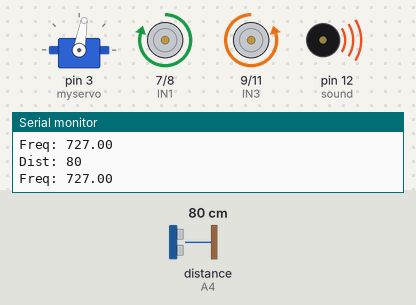
This sketch was run on a simulated Arduino Uno, built with avr-gcc and run on an emulated ATmega328P. Shown: servo, motor-driver pin pairs drawn as motors (green arrow = first pin HIGH = forward, orange = second pin HIGH = backward, longer = more drive, scaled by the enable pin), buzzer (waves = sounding), the last lines printed to the serial monitor. Wiring (inferred from the names in the program): ultrasonic range finder: trigger A5; echo A4. The inputs (shaded band) are chosen by the test bench; at power-on: distance to the obstacle (sensor on A4) 80 cm. The echo pulse lasts 58.3 µs per cm.

Above: at 1.11 s.
1.5 s: distance to the obstacle (sensor on A4) set to 44 cm
At 1.87 s:
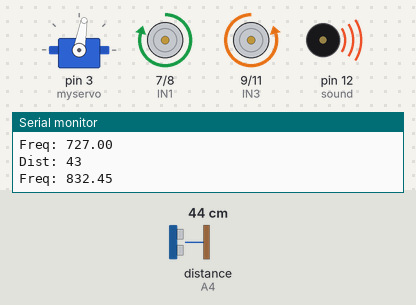
4.5 s: distance to the obstacle (sensor on A4) set to 39 cm
6.0 s: distance to the obstacle (sensor on A4) set to 33 cm
At 7.1 s:
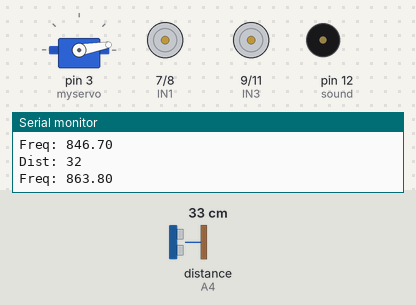
9.0 s: distance to the obstacle (sensor on A4) set to 2 cm
At 11.97 s:
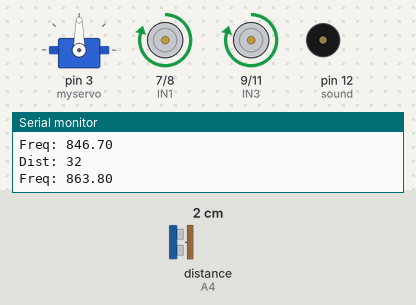
12.0 s: distance to the obstacle (sensor on A4) set to 60 cm
At 12.43 s:
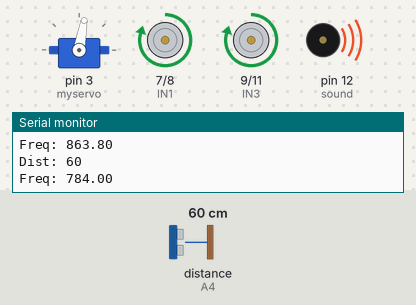
15.0 s: distance to the obstacle (sensor on A4) set to 4 cm
At 19.4 s:
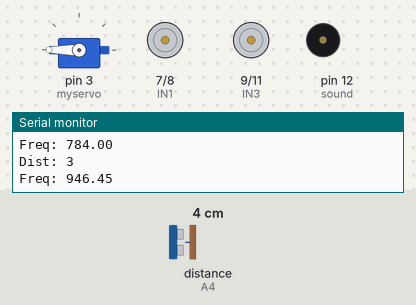
Timing chart, 0 to 22.4 s (numbered marks = the images above; inputs shaded):
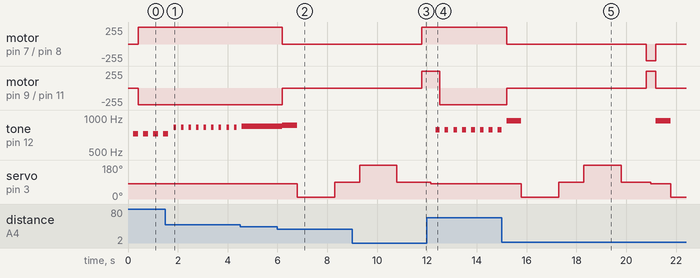

Measured:
- the behaviour switches between 37 and 36 cm on distance to the obstacle (sensor on A4) (found by bisection; images 1 and 2)
- after the input at 1.5 s, tone on pin 12 (sound): alternates 832 Hz for 0.10 s and silent for 0.20 s, starting after 0.33 s
- after the input at 6.0 s, motor on pin 7 (IN1) / pin 8 (IN2): forward 250/255 → stopped after 0.19 s; motor on pin 9 (IN3) / pin 11 (IN4): backward 250/255 → stopped after 0.19 s; tone on pin 12 (sound): 846 Hz → 863 Hz after 0.19 s, → silent 0.60 s later; servo on pin 3 (myservo): 80° → 10° after 0.79 s, → 90° 1.5 s later
- after the input at 9.0 s, motor on pin 7 (IN1) / pin 8 (IN2): stopped → forward 250/255 after 2.8 s
- after the input at 12.0 s, motor on pin 7 (IN1) / pin 8 (IN2): stays forward 250/255 (without the input it goes to stopped after 0.36 s); motor on pin 9 (IN3) / pin 11 (IN4): forward 250/255 → backward 250/255 after 0.51 s; servo on pin 3 (myservo): goes on until 12.2 s, then stays 80°
- after the input at 15.0 s, motor on pin 7 (IN1) / pin 8 (IN2): forward 250/255 → stopped after 0.20 s, → backward 250/255 5.6 s later, → stopped 0.38 s later; motor on pin 9 (IN3) / pin 11 (IN4): backward 250/255 → stopped after 0.20 s, → forward 250/255 5.6 s later, → stopped 0.38 s later
- by itself, tone on pin 12 (sound): alternates 727 Hz for 0.20 s and silent for 0.21 s

The sketch:

soundRobotPiezo.ino
```cpp
//www.elegoo.com

#include <Servo.h>  //servo library
Servo myservo;      // create servo object to control servo

int Echo = A4;
int Trig = A5;
const int sound = 12;
int dist = 35;
int maxDistRead = 300;
int minDistRead = dist +5;

#define ENA 5
#define ENB 6
#define IN1 7
#define IN2 8
#define IN3 9
#define IN4 11
#define carSpeed 250
int rightDistance = 0, leftDistance = 0, middleDistance = 0;

void forward(){
  analogWrite(ENA, carSpeed);
  analogWrite(ENB, carSpeed);
  digitalWrite(IN1, HIGH);
  digitalWrite(IN2, LOW);
  digitalWrite(IN3, LOW);
  digitalWrite(IN4, HIGH);
//  Serial.println("Forward");
}

void back() {
  analogWrite(ENA, carSpeed);
  analogWrite(ENB, carSpeed);
  digitalWrite(IN1, LOW);
  digitalWrite(IN2, HIGH);
  digitalWrite(IN3, HIGH);
  digitalWrite(IN4, LOW);
//  Serial.println("Back");
}

void left() {
  analogWrite(ENA, carSpeed);
  analogWrite(ENB, carSpeed);
  digitalWrite(IN1, LOW);
  digitalWrite(IN2, HIGH);
  digitalWrite(IN3, LOW);
  digitalWrite(IN4, HIGH);
 // Serial.println("Left");
}

void right() {
  analogWrite(ENA, carSpeed);
  analogWrite(ENB, carSpeed);
  digitalWrite(IN1, HIGH);
  digitalWrite(IN2, LOW);
  digitalWrite(IN3, HIGH);
  digitalWrite(IN4, LOW);
//  Serial.println("Right");
}

void stop() {
  digitalWrite(ENA, LOW);
  digitalWrite(ENB, LOW);
//  Serial.println("Stop!");
}

//Ultrasonic distance measurement Sub function
int Distance_test() {
  digitalWrite(Trig, LOW);
  delayMicroseconds(2);
  digitalWrite(Trig, HIGH);
  delayMicroseconds(20);
  digitalWrite(Trig, LOW);
  float Fdistance = pulseIn(Echo, HIGH);
  Fdistance= Fdistance / 58;
  return (int)Fdistance;
}

void setup() {
  myservo.attach(3,700,2400);  // attach servo on pin 3 to servo object
  Serial.begin(9600);
  pinMode(Echo, INPUT);
  pinMode(Trig, OUTPUT);
  pinMode(IN1, OUTPUT);
  pinMode(IN2, OUTPUT);
  pinMode(IN3, OUTPUT);
  pinMode(IN4, OUTPUT);
  pinMode(ENA, OUTPUT);
  pinMode(ENB, OUTPUT);
  pinMode(sound, OUTPUT);
  stop();
}

void loop() {
    myservo.write(80);  //setservo position according to scaled value //EDITED
    delay(200);
    middleDistance = Distance_test();

//ADDED
    Serial.print("Dist: ");
    Serial.println(middleDistance);
    Serial.print("Freq: ");
    double soundVal = -1 * (57/(double)20) * (middleDistance-maxDistRead)+100;   //A LINE I FOUND USING MAFS :)
    Serial.println(soundVal);
    Serial.println();

    if(middleDistance <= maxDistRead && soundVal > 0 && !(middleDistance <= minDistRead))
    {
      tone(sound, soundVal);
      delay((middleDistance/4)*10);
      noTone(sound);
    }else if(middleDistance <= minDistRead)
    {
      tone(sound, soundVal);  //LONG TONE WHEN VERY CLOSE TO SOMETHING
    }else
    {
      noTone(sound);
    }
//END OF ADDED


    if(middleDistance <= dist) {
      stop();
      delay(600);
      noTone(sound);
      myservo.write(10);
      delay(1000);
      rightDistance = Distance_test();

      delay(500);
      myservo.write(90);
      delay(1000);
      myservo.write(180);
      delay(1000);
      leftDistance = Distance_test();

      delay(500);
      myservo.write(90);
      delay(1000);
      if(rightDistance > leftDistance) {
        right();
        delay(360);
      }
      else if(rightDistance < leftDistance) {
        left();
        delay(360);
      }
      else if((rightDistance <= dist+10) || (leftDistance <= dist+10)) {
        back();
        delay(180);
      }
      else {
        forward();
      }
    }
    else {
        forward();
    }
}
```
